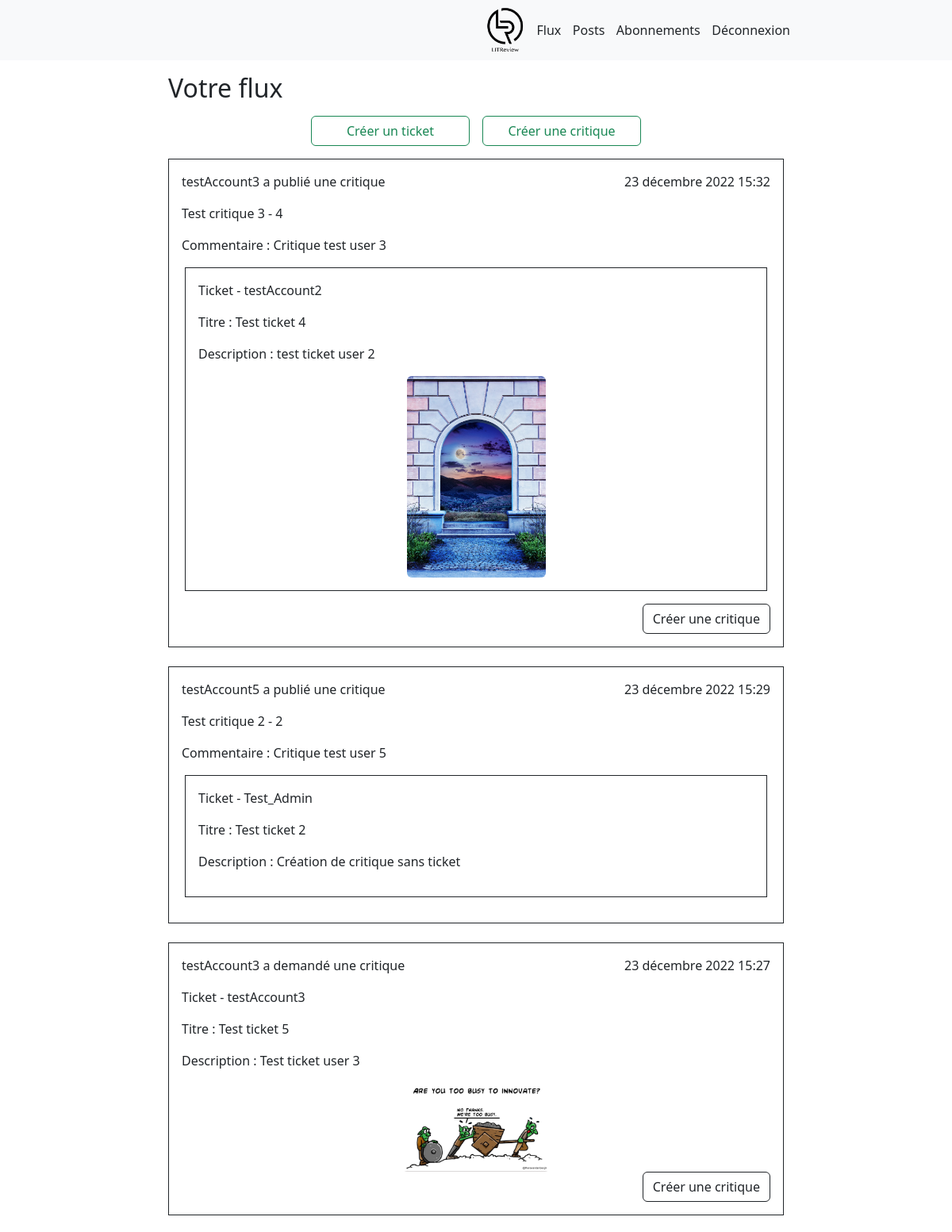
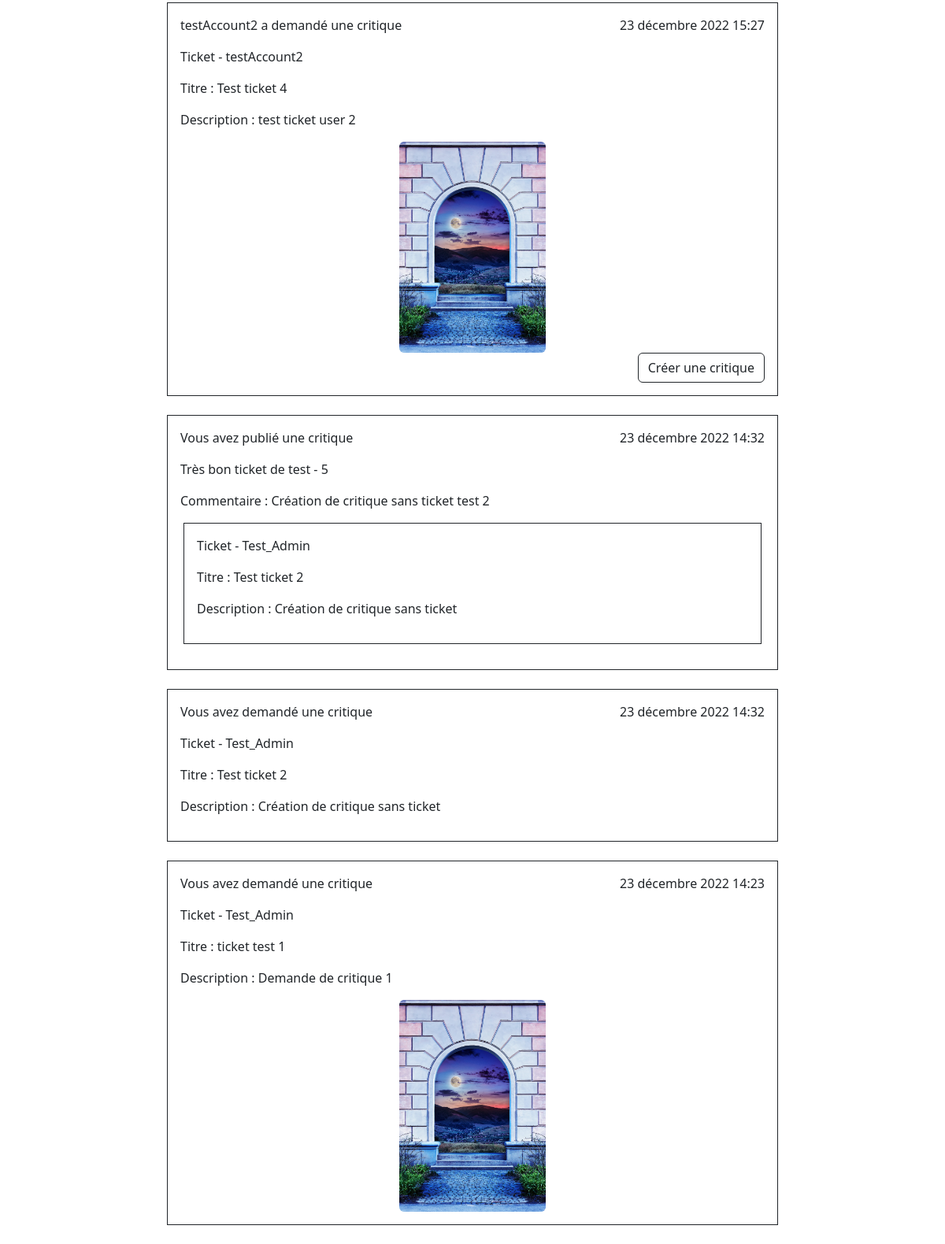
Screenshot of /flux/ (signed in) with the database file from the repository (2 pictures, top to bottom).
### reviewer/models.py (models this page shows)
class Review(models.Model):
    class Ratings(models.IntegerChoices):
        TRASH = 0
        VERY_BAD = 1
        BAD = 2
        MEEEE = 3
        GOOD = 4
        PERFECT = 5
    ticket = models.ForeignKey(to=Ticket, on_delete=models.CASCADE, related_name='reviews')
    rating = models.IntegerField(choices=Ratings.choices)
    user = models.ForeignKey(
        to=settings.AUTH_USER_MODEL,
        on_delete=models.CASCADE,
        related_name='reviews',
    )
    headline = models.CharField('Titre', max_length=128)
    body = models.TextField('Commentaire', max_length=8192, blank=True)
    time_created = models.DateTimeField(auto_now_add=True)
    class Meta:
        unique_together = ('ticket', 'user', )  # a user can't make 2 reviews of the same ticket

class Ticket(models.Model):
    title = models.CharField('Titre', max_length=128)
    description = models.TextField(max_length=2048, blank=True)
    user = models.ForeignKey(to=settings.AUTH_USER_MODEL, on_delete=models.CASCADE, related_name='tickets')
    image = models.ImageField(null=True, blank=True, upload_to='images/')
    time_created = models.DateTimeField(auto_now_add=True)

### reviewer/views.py (the view)
# urls.py: path('flux/', views.FluxView.as_view(), name='flux'),
class FluxView(ReviewsAndTicketsMixin, LoginRequiredMixin):
    model = Ticket
    template_name = 'reviewer/flux.html'
    def get_queryset(self):
        tickets = super().get_queryset()
        intermediate_queryset = []
        reviewed_ticket_id = []
        for ticket in tickets:
            intermediate_queryset.append(ticket)
            if reviews := ticket.reviews.all():
                for review in reviews:
                    if review.user_id == self.request.user.id:
                        reviewed_ticket_id.append(review.ticket_id)
                intermediate_queryset.extend(reviews)
        intermediate_queryset.sort(key=lambda elem: elem.time_created, reverse=True)
        queryset = self.create_flux_elements(intermediate_queryset)
        return queryset

### reviewer/views.py (called while the page is built)
    def create_flux_elements(self, intermediate_queryset) -> list:
        queryset = []
        for elem in intermediate_queryset:
            if type(elem) == Review:
                if self.is_not_own_or_followed_post(elem):
                    continue
                flux_elements = {
                    'review': elem,
                    'ticket': None,
                }
            else:
                if self.is_not_own_or_followed_post(elem):
                    continue
                flux_elements = {
                    'review': None,
                    'ticket': elem,
                }
            queryset.append(flux_elements)
        return queryset

    def is_not_own_or_followed_post(self, elem) -> bool:
        return (
            elem.user.id != self.request.user.id
            and elem.user not in [user.followed_user for user in self.request.user.is_following.all()]
        )

### reviewer/templates/reviewer/flux.html
{% extends 'reviewer/tickets_and_reviews.html' %}
{% block content_title %}
    Votre flux
{% endblock %}
{% block content_header %}
    <div class="row justify-content-center gap-3 my-3">
        <a class="btn btn-outline-success col-3" href="{% url 'reviewer:create_ticket' %}">Créer un ticket</a>
        <a class="btn btn-outline-success col-3" href="{% url 'reviewer:create_review_ticket' %}">Créer une critique</a>
    </div>
{% endblock %}
{% block review_button %}
    {% if rev.ticket.user.id != request.user.id and rev.user.id != request.user.id %}
        <div class="d-grid gap-2 d-md-flex justify-content-md-end">
            <a class="btn btn-outline-dark" href="{% url 'reviewer:create_review' rev.ticket_id %}">Créer une critique</a>
        </div>
    {% endif %}
{% endblock %}
{% block ticket_button %}
    {% if ticket.user.id != request.user.id %}
        <div class="d-grid gap-2 d-md-flex justify-content-md-end">
            <a class="btn btn-outline-dark" href="{% url 'reviewer:create_review' ticket.id %}">Créer une critique</a>
        </div>
    {% endif %}
{% endblock %}

### reviewer/templates/reviewer/tickets_and_reviews.html (shortened to what this page needs)
{% extends 'squeleton.html' %}
{% load static %}
{% block content %}
    <h2>
        {% block content_title %}
        {% endblock %}
    </h2>
    {% block content_header %}
    {% endblock %}
    {% for element in flux_elements %}
        {% if element.review %}
            {% with rev=element.review %}
            <div class="review border border-dark p-3">
                <div class="row">
                    <div class="col">
                        {% if request.user == rev.user %}
                            <p>Vous avez publié une critique</p>
                        {% else %}
                            <p>{{ rev.user }} a publié une critique</p>
                        {% endif %}
                    </div>
                    {% include 'reviewer/detail_review.html' with review=rev %}
                </div>
                {% block review_button %}
                {% endblock %}
            </div>
            {% endwith %}
        {% else %}
            {% with ticket=element.ticket%}
            <div class="ticket border border-dark p-3">
                <div class="row">
                    <div class="col">
                        {% if request.user == ticket.user %}
                            <p>Vous avez demandé une critique</p>
                        {% else %}
                            <p>{{ ticket.user }} a demandé une critique</p>
                        {% endif %}
                    </div>
                    <div class="col text-end">
                        <p>{{ ticket.time_created }}</p>
                    </div>
                </div>
                {% include 'reviewer/detail_ticket.html' with ticket=ticket %}
                {% block ticket_button %}
                {% endblock %}
            </div>
            {% endwith %}
        {% endif %}
        <br>
    {% endfor %}
{% endblock content %}

### reviewer/templates/squeleton.html (shortened to what this page needs)
<!DOCTYPE html>
<html lang="en">
<head>
    {% load static %}
    <link href="https://cdn.jsdelivr.net/npm/bootstrap@5.2.3/dist/css/bootstrap.min.css" rel="stylesheet">
    <link rel="stylesheet" href="{% static 'reviewer/style/style.css' %}">
</head>
<body>
    <nav class="navbar bg-light row mb-3">
        <div class="container col-md-4 offset-md-6">
            <img src="{% static 'reviewer/image/logo.png' %}" alt="LitReview" width="50" height="60">
            {% if request.user.is_authenticated %}
                <a class="nav-link ml-3" href="{% url 'reviewer:flux' %}">Flux</a>
                <a class="nav-link ml-3" href="{% url 'reviewer:my_posts' %}">Posts</a>
                <a class="nav-link ml-3" href="{% url 'reviewer:list_subscriber' %}">Abonnements</a>
                <a class="nav-link ml-3" href="{% url 'reviewer:logout' %}">Déconnexion</a>
            {% endif %}
        </div>
    </nav>
    <div class="container col-md-8 offset-md-2">
    {% block content %}
    {% endblock content %}
    </div>
</body>
</html>

### reviewer/templates/reviewer/detail_review.html
<div class="col text-end">
    <p>{{ review.time_created }}</p>
</div>
<p>{{ review.headline }} - {{ review.rating }}</p>
{% if review.body %}
    <p>Commentaire : {{ review.body }}</p>
{% endif %}
<div class="col ticket_review border border-dark p-3 mx-3 mb-3">
    {% include 'reviewer/detail_ticket.html' with ticket=review.ticket %}
</div>

### reviewer/templates/reviewer/detail_ticket.html
<p>Ticket - {{ ticket.user }}</p>
<p>Titre : {{ ticket.title }}</p>
{% if ticket.description %}
    <p>Description : {{ ticket.description }}</p>
{% endif %}
{% if ticket.image %}
    <div class="text-center">
        <img class="rounded mx-auto w-25" src="{{ ticket.image.url }}" alt="ticket_image"/>
    </div>
{% endif %}

### rows the page displays
Review: review.user "testAccount3", time_created "23 décembre 2022 15:32", headline "Test critique 3", rating "4", body "Critique test user 3", image (picture), shows "Créer une critique"
Ticket: user "testAccount2", title "Test ticket 4", description "test ticket user 2", ticket.user "testAccount2", ticket.time_created "23 décembre 2022 15:27", ticket "Test ticket 4", ticket.description "test ticket user 2", ticket.image (picture), shows "Créer une critique"
Review: review.user "testAccount5", time_created "23 décembre 2022 15:29", headline "Test critique 2", rating "2", body "Critique test user 5"
Ticket: user "Test_Admin", title "Test ticket 2", description "Création de critique sans ticket", shows "Vous avez demandé une critique", ticket.time_created "23 décembre 2022 14:32", ticket.user "Test_Admin", ticket "Test ticket 2", ticket.description "Création de critique sans ticket"
Ticket: ticket.user "testAccount3", ticket.time_created "23 décembre 2022 15:27", ticket "Test ticket 5", ticket.description "Test ticket user 3", ticket.image (picture), shows "Créer une critique"
Review: shows "Vous avez publié une critique", time_created "23 décembre 2022 14:32", headline "Très bon ticket de test", rating "5", body "Création de critique sans ticket test 2"
Ticket: shows "Vous avez demandé une critique", ticket.time_created "23 décembre 2022 14:23", ticket.user "Test_Admin", ticket "ticket test 1", ticket.description "Demande de critique 1", ticket.image (picture)
